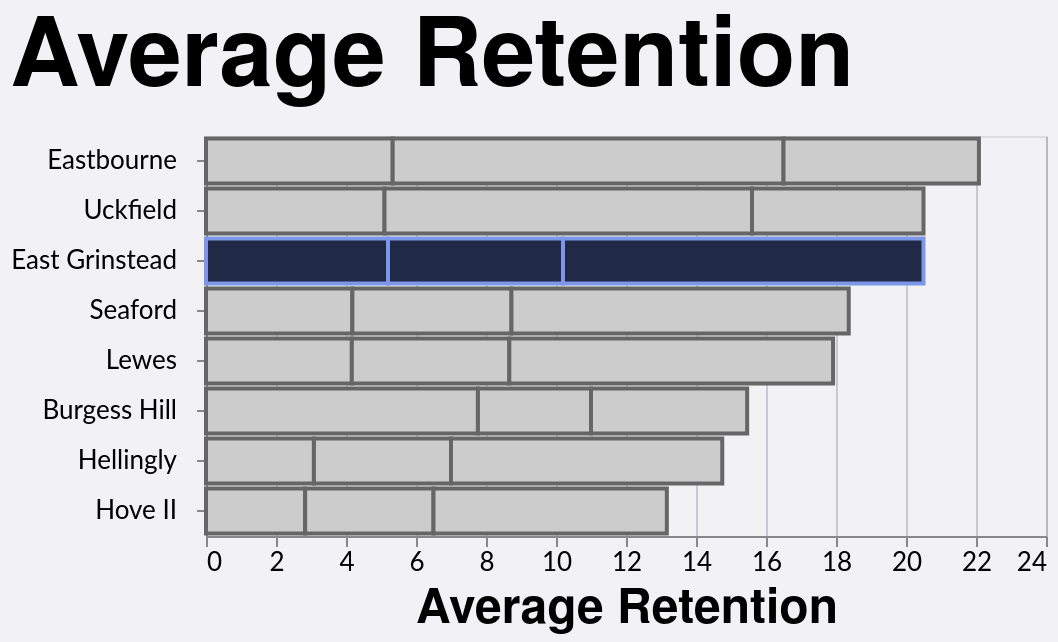

Express this chart as Vega-Lite.
### Vega-Lite specification from a JSON file in a GitHub repository (floating-point values rounded to 4 significant figures)
{"config": {"axis": {"labelFont": "Lato, sans-serif", "titleFont": "PT Sans Narrow, Helvetica Neue, Helvetica, Arial, sans-serif", "labelFontSize": 13, "titleFontSize": 24, "gridColor": "#202947", "gridOpacity": 0.2}, "header": {"labelFont": "PT Sans Narrow, Helvetica Neue, Helvetica, Arial, sans-serif", "titleFont": "PT Sans Narrow, Helvetica Neue, Helvetica, Arial, sans-serif", "labelFontSize": 24, "titleFontSize": 28, "labelFontWeight": "bold", "orient": "left"}, "legend": {"labelFont": "Lato, sans-serif", "titleFont": "PT Sans Narrow, Helvetica Neue, Helvetica, Arial, sans-serif", "labelFontSize": 14, "titleFontSize": 16, "titlePadding": 5, "fillColor": "white", "strokeColor": "black", "padding": 10, "titleFontWeight": "lighter", "titleFontStyle": "italic", "titleColor": "gray", "offset": 10}, "title": {"font": "PT Sans Narrow, Helvetica Neue, Helvetica, Arial, sans-serif", "fontSize": 48, "fontWeight": "bold", "anchor": "start", "align": "center", "titlePadding": 20, "subtitlePadding": 10, "subtitleFontSize": 13, "subtitleColor": "", "subtitleFontStyle": "italic", "offset": 15, "color": "black"}, "axisX": {"labelAngle": 0}, "facet": {"title": null, "header": null, "align": {"row": "each", "column": "each"}}, "resolve": {"scale": {"y": "independent", "facet": "independent"}}, "background": "#f2f1f4"}, "data": {"name": "data-6c0e087f43d66d7a0a08a1e66568eb53"}, "mark": {"type": "bar", "strokeWidth": 2}, "encoding": {"color": {"field": "Color1", "legend": null, "scale": null, "type": "nominal"}, "stroke": {"field": "Color2", "legend": null, "scale": null, "type": "nominal"}, "tooltip": [{"field": "Team", "type": "nominal"}, {"field": "Season", "type": "nominal"}, {"field": "Unit", "type": "nominal"}, {"field": "Average Retention", "format": ".2f", "type": "quantitative"}], "x": {"field": "Average Retention", "title": "Average Retention", "type": "quantitative"}, "y": {"axis": {"labelLimit": 200, "labelPadding": 10}, "field": "Team", "sort": "-x", "title": null, "type": "nominal"}}, "height": {"step": 25}, "title": "Average Retention", "width": 420, "$schema": "https://vega.github.io/schema/vega-lite/v5.20.1.json", "datasets": {"data-6c0e087f43d66d7a0a08a1e66568eb53": [{"Season": "2021-2022", "Team": "Burgess Hill", "Color1": "#cccccc", "Color2": "#666666", "Unit": "Total", "Average Retention": 7.769}, {"Season": "2021-2022", "Team": "Lewes", "Color1": "#cccccc", "Color2": "#666666", "Unit": "Backs", "Average Retention": 4.167}, {"Season": "2021-2022", "Team": "Hove II", "Color1": "#cccccc", "Color2": "#666666", "Unit": "Backs", "Average Retention": 2.833}, {"Season": "2021-2022", "Team": "Hellingly", "Color1": "#cccccc", "Color2": "#666666", "Unit": "Backs", "Average Retention": 3.083}, {"Season": "2021-2022", "Team": "Eastbourne", "Color1": "#cccccc", "Color2": "#666666", "Unit": "Backs", "Average Retention": 5.333}, {"Season": "2021-2022", "Team": "Burgess Hill", "Color1": "#cccccc", "Color2": "#666666", "Unit": "Backs", "Average Retention": 3.231}, {"Season": "2021-2022", "Team": "Uckfield", "Color1": "#cccccc", "Color2": "#666666", "Unit": "Forwards", "Average Retention": 5.1}, {"Season": "2021-2022", "Team": "Seaford", "Color1": "#cccccc", "Color2": "#666666", "Unit": "Forwards", "Average Retention": 4.182}, {"Season": "2021-2022", "Team": "Lewes", "Color1": "#cccccc", "Color2": "#666666", "Unit": "Forwards", "Average Retention": 4.5}, {"Season": "2021-2022", "Team": "Hove II", "Color1": "#cccccc", "Color2": "#666666", "Unit": "Forwards", "Average Retention": 3.667}, {"Season": "2021-2022", "Team": "Seaford", "Color1": "#cccccc", "Color2": "#666666", "Unit": "Backs", "Average Retention": 4.545}, {"Season": "2021-2022", "Team": "Hellingly", "Color1": "#cccccc", "Color2": "#666666", "Unit": "Forwards", "Average Retention": 3.917}, {"Season": "2021-2022", "Team": "Burgess Hill", "Color1": "#cccccc", "Color2": "#666666", "Unit": "Forwards", "Average Retention": 4.462}, {"Season": "2021-2022", "Team": "Uckfield", "Color1": "#cccccc", "Color2": "#666666", "Unit": "Total", "Average Retention": 10.5}, {"Season": "2021-2022", "Team": "Seaford", "Color1": "#cccccc", "Color2": "#666666", "Unit": "Total", "Average Retention": 9.636}, {"Season": "2021-2022", "Team": "Lewes", "Color1": "#cccccc", "Color2": "#666666", "Unit": "Total", "Average Retention": 9.25}, {"Season": "2021-2022", "Team": "Hove II", "Color1": "#cccccc", "Color2": "#666666", "Unit": "Total", "Average Retention": 6.667}, {"Season": "2021-2022", "Team": "Hellingly", "Color1": "#cccccc", "Color2": "#666666", "Unit": "Total", "Average Retention": 7.75}, {"Season": "2021-2022", "Team": "Eastbourne", "Color1": "#cccccc", "Color2": "#666666", "Unit": "Total", "Average Retention": 11.17}, {"Season": "2021-2022", "Team": "Eastbourne", "Color1": "#cccccc", "Color2": "#666666", "Unit": "Forwards", "Average Retention": 5.583}, {"Season": "2021-2022", "Team": "Uckfield", "Color1": "#cccccc", "Color2": "#666666", "Unit": "Backs", "Average Retention": 4.9}, {"Season": "2021-2022", "Team": "East Grinstead", "Color1": "#202946", "Color2": "#7d96e8", "Unit": "Forwards", "Average Retention": 5.2}, {"Season": "2021-2022", "Team": "East Grinstead", "Color1": "#202946", "Color2": "#7d96e8", "Unit": "Backs", "Average Retention": 5.0}, {"Season": "2021-2022", "Team": "East Grinstead", "Color1": "#202946", "Color2": "#7d96e8", "Unit": "Total", "Average Retention": 10.3}]}}
